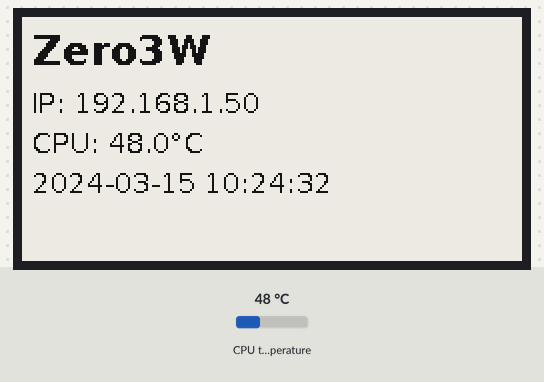
The program below on a simulated Raspberry Pi (BCM pin numbers). Shown: 250×122 one-colour display. Inputs (shaded band) come from the test bench; at power-on: CPU temperature 48 °C. The clock reads 2024-03-15 10:24:30 at power-on unless the program sets it; system figures (address, load, memory, disk, uptime) are fixed made-up values; an e-paper refresh takes a nominal 2 s (15 s in colour, 0.3 s partial).

Above: at 4.4 s.
At 66.4 s:
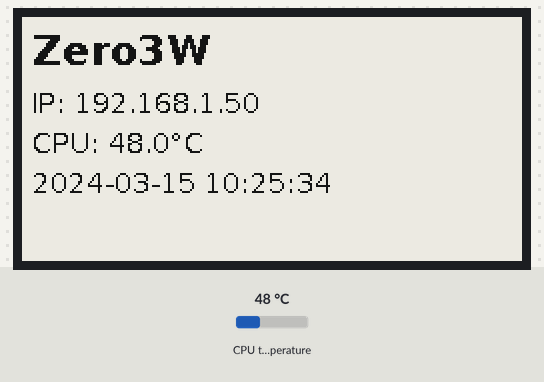
At 128.5 s:
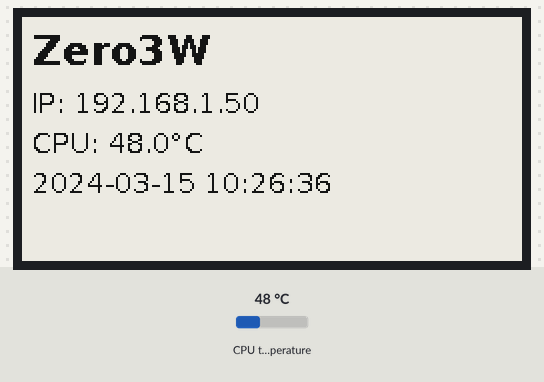

The program:

e-paper-example.py
```python
#!/usr/bin/env python3
import os
import socket
import time
from PIL import Image, ImageDraw, ImageFont
# NOTE: waveshare_epd is setup on via ~/.bashrc echo 'export PYTHONPATH=/data/git/e-Paper/RaspberryPi_JetsonNano/python/lib:$PYTHONPATH' >> ~/.bashrc

from waveshare_epd import epd2in13_V4
import psutil

def get_ip():
    try:
        s = socket.socket(socket.AF_INET, socket.SOCK_DGRAM)
        s.connect(("8.8.8.8", 80))
        ip = s.getsockname()[0]
        s.close()
        return ip
    except Exception:
        return "No net"

def get_temp():
    # read CPU temp in Celsius
    try:
        with open("/sys/class/thermal/thermal_zone0/temp") as f:
            t = int(f.read()) / 1000
        return f"{t:.1f}°C"
    except:
        return "N/A"

def main():
    epd = epd2in13_V4.EPD()
    epd.init()
    epd.Clear(0xFF)

    font_large = ImageFont.truetype("/usr/share/fonts/truetype/dejavu/DejaVuSans-Bold.ttf", 20)
    font_small = ImageFont.truetype("/usr/share/fonts/truetype/dejavu/DejaVuSans.ttf", 14)

    while True:
        ip = get_ip()
        temp = get_temp()
        now = time.strftime("%Y-%m-%d %H:%M:%S")

        image = Image.new("1", (epd.height, epd.width), 255)
        draw = ImageDraw.Draw(image)
        draw.text((5, 5), f"Zero3W", font=font_large, fill=0)
        draw.text((5, 35), f"IP: {ip}", font=font_small, fill=0)
        draw.text((5, 55), f"CPU: {temp}", font=font_small, fill=0)
        draw.text((5, 75), now, font=font_small, fill=0)

        epd.display(epd.getbuffer(image))
        time.sleep(60)  # refresh once per minute

if __name__ == "__main__":
    main()
```

Measured:
- what the display in image 0 shows lasts 62.1 s, from 4.3 s to 66.4 s
